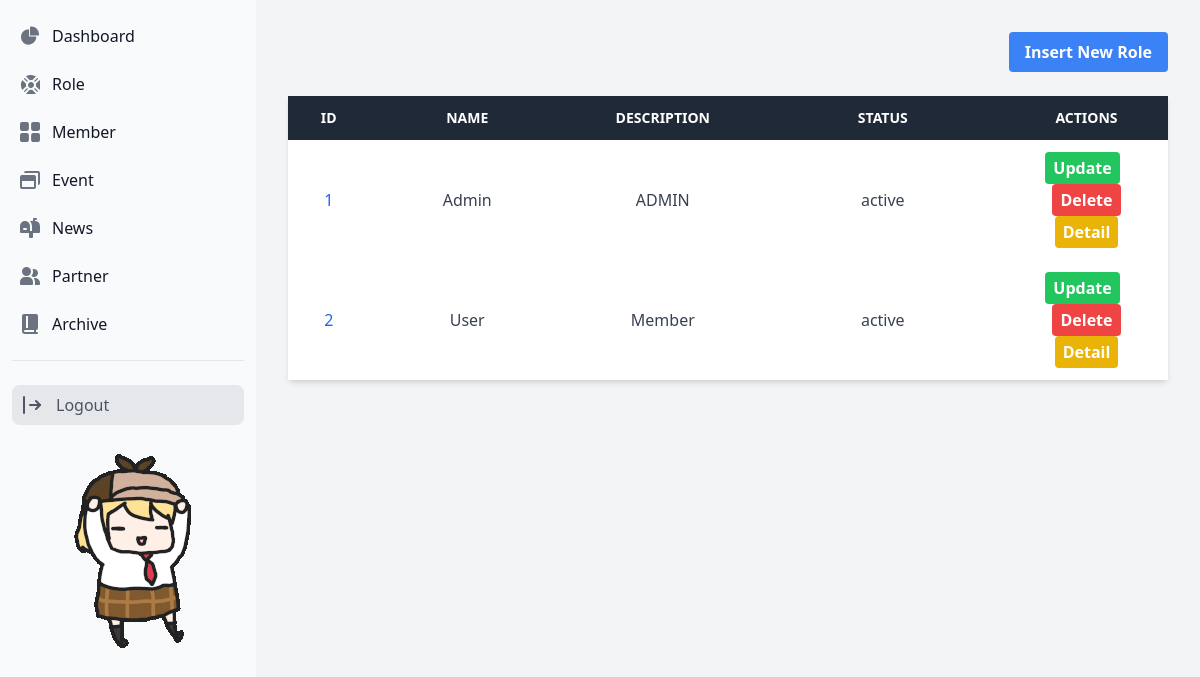
Page /index.php?modul=role (signed in) on the committed database.
### tables this page shows
CREATE TABLE `rolez` (
  `id` int NOT NULL,
  `name` varchar(225) NOT NULL,
  `description` varchar(225) NOT NULL,
  `create_at` datetime DEFAULT NULL,
  `status` tinyint(1) NOT NULL DEFAULT '1'
);

### controller/RoleCon.php (called while the page is built, shortened)
<?php
require_once './model/role.php';
class RoleCon {
    private $rolecons;
    public function __construct() {
        $this->rolecons = new roled();
    }
    public function listRole() {
        $roles = $this->rolecons->getAllRole();
        include 'view/admin/addrole/list.php';
    }
}
?>

### model/role.php (called while the page is built, shortened)
<?php
require_once './db.php';
class roled{
    private $db;
    public function connectDatabase() {
        $database = new Database();
        $this->db = $database->connect();
    }
        public function getAllRole(){
            $query = "SELECT * FROM rolez";
            $result = $this->db->query($query);
            $role = [];
            if ($result->num_rows > 0) {
                while($row = $result->fetch_assoc()) {
                    $role[] = $row;
            }
        }
        return $role;
        }
}
?>

### db.php (called while the page is built, shortened)
<?php
class Database {
    public function connect() {
        $host = "localhost";
        $user = "root";
        $password = "";
        $database = "ocaweb_db";
        $this->db = new mysqli($host, $user, $password, $database);
        return $this->db;
    }
}
?>

### view/admin/addrole/list.php (the view, shortened to what this page needs)
<!DOCTYPE html>
<html lang="en">
<head>
    <script src="https://cdn.tailwindcss.com"></script>
</head>
<body class="bg-gray-100 font-sans leading-normal tracking-normal">
<div class="flex">
    <aside id="sidebar" class="w-64 bg-gray-800 text-white min-h-screen fixed top-0 left-0">
        <?php include '/final-mission/view/includes/side.php'; ?>
    </aside>
    <div class="ml-64 flex-1 p-8">
        <div class="container mx-auto">
            <div class="mb-4 text-right">
                <button class="bg-blue-500 hover:bg-blue-700 text-white font-bold py-2 px-4 rounded">
                    <a href="index.php?modul=role&fitur=input">Insert New Role</a>
                </button>
            </div>
            <div class="bg-white shadow-md rounded my-6">
                <table class="min-w-full bg-white">
                    <thead class="bg-gray-800 text-white">
                        <tr>
                            <th class="w-1/12 py-3 px-4 uppercase font-semibold text-sm">Id</th>
                            <th class="w-1/5 py-3 px-4 uppercase font-semibold text-sm">Name</th>
                            <th class="w-1/5 py-3 px-4 uppercase font-semibold text-sm">Description</th>
                            <th class="w-1/4 py-3 px-4 uppercase font-semibold text-sm">Status</th>
                            <th class="w-1/6 py-3 px-4 uppercase font-semibold text-sm">Actions</th>
                        </tr>
                    </thead>
                    <tbody class="text-gray-700">
                        <?php if (!empty($roles)): ?>
                            <?php foreach ($roles as $rolex): ?>
                                <tr class="text-center">
                                    <td class="py-3 px-4 text-blue-600"><?php echo htmlspecialchars($rolex['id']); ?></td>
                                    <td class="py-3 px-4"><?php echo htmlspecialchars($rolex['name']); ?></td>
                                    <td class="py-3 px-4"><?php echo htmlspecialchars($rolex['description']); ?></td>
                                    <td class="py-3 px-4"><?php echo $rolex['status'] == 1 ? "active" : "inactive"; ?></td>
                                    <td class="py-3 px-4">
                                        <button class="bg-green-500 hover:bg-green-700 text-white font-bold py-1 px-2 rounded mr-2">
                                            <a href="index.php?modul=role&fitur=edit&id=<?php echo $rolex['id']; ?>">Update</a>
                                        </button>
                                        <button class="bg-red-500 hover:bg-red-700 text-white font-bold py-1 px-2 rounded">
                                            <a href="index.php?modul=role&fitur=delete&id=<?php echo $rolex['id']; ?>">Delete</a>
                                        </button>
                                        <button class="bg-yellow-500 hover:bg-yellow-700 text-white font-bold py-1 px-2 rounded">
                                            <a href="index.php?modul=role&fitur=detail&id=<?php echo $rolex['id']; ?>">Detail</a>
                                        </button>
                                    </td>
                                </tr>
                            <?php endforeach; ?>
                        <?php else: ?>
                            <tr>
                                <td colspan="5" class="text-center py-4">No data available.</td>
                            </tr>
                        <?php endif; ?>
                    </tbody>
                </table>
            </div>
        </div>
    </div>
</div>
</body>
</html>

### rows in the picture
rolez: id "1", name "Admin", description "ADMIN", status "active"
rolez: id "2", name "User", description "Member", status "active"
